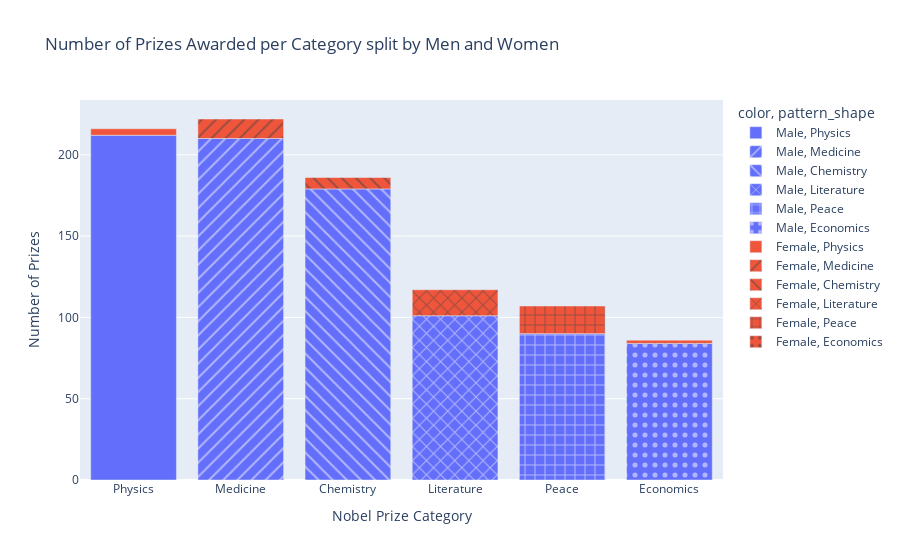

The cell this chart's notebook holds for it:
### Code cell
fig = px.bar(
    x = cat_men_women.category,
    y = cat_men_women.prize,
    color =cat_men_women.sex,
    title = "Number of Prizes Awarded per Category split by Men and Women",
    pattern_shape = cat_men_women.category,
    )

fig.update_layout(
    xaxis_title = "Nobel Prize Category",
    yaxis_title = "Number of Prizes",
    coloraxis_showscale = False,
    )
fig.show()

### Figure 1 — Plotly figure (JSON) as saved in the notebook; plotly's stock layout.template omitted (floating-point values rounded to 4 significant figures)
{"data": [{"alignmentgroup": "True", "hovertemplate": "color=Male<br>pattern_shape=Physics<br>x=%{x}<br>y=%{y}<extra></extra>", "legendgroup": "Male, Physics", "marker": {"color": "#636efa", "pattern": {"shape": ""}}, "name": "Male, Physics", "offsetgroup": "Male, Physics", "orientation": "v", "showlegend": true, "textposition": "auto", "type": "bar", "x": ["Physics"], "xaxis": "x", "y": [212], "yaxis": "y"}, {"alignmentgroup": "True", "hovertemplate": "color=Male<br>pattern_shape=Medicine<br>x=%{x}<br>y=%{y}<extra></extra>", "legendgroup": "Male, Medicine", "marker": {"color": "#636efa", "pattern": {"shape": "/"}}, "name": "Male, Medicine", "offsetgroup": "Male, Medicine", "orientation": "v", "showlegend": true, "textposition": "auto", "type": "bar", "x": ["Medicine"], "xaxis": "x", "y": [210], "yaxis": "y"}, {"alignmentgroup": "True", "hovertemplate": "color=Male<br>pattern_shape=Chemistry<br>x=%{x}<br>y=%{y}<extra></extra>", "legendgroup": "Male, Chemistry", "marker": {"color": "#636efa", "pattern": {"shape": "\\"}}, "name": "Male, Chemistry", "offsetgroup": "Male, Chemistry", "orientation": "v", "showlegend": true, "textposition": "auto", "type": "bar", "x": ["Chemistry"], "xaxis": "x", "y": [179], "yaxis": "y"}, {"alignmentgroup": "True", "hovertemplate": "color=Male<br>pattern_shape=Literature<br>x=%{x}<br>y=%{y}<extra></extra>", "legendgroup": "Male, Literature", "marker": {"color": "#636efa", "pattern": {"shape": "x"}}, "name": "Male, Literature", "offsetgroup": "Male, Literature", "orientation": "v", "showlegend": true, "textposition": "auto", "type": "bar", "x": ["Literature"], "xaxis": "x", "y": [101], "yaxis": "y"}, {"alignmentgroup": "True", "hovertemplate": "color=Male<br>pattern_shape=Peace<br>x=%{x}<br>y=%{y}<extra></extra>", "legendgroup": "Male, Peace", "marker": {"color": "#636efa", "pattern": {"shape": "+"}}, "name": "Male, Peace", "offsetgroup": "Male, Peace", "orientation": "v", "showlegend": true, "textposition": "auto", "type": "bar", "x": ["Peace"], "xaxis": "x", "y": [90], "yaxis": "y"}, {"alignmentgroup": "True", "hovertemplate": "color=Male<br>pattern_shape=Economics<br>x=%{x}<br>y=%{y}<extra></extra>", "legendgroup": "Male, Economics", "marker": {"color": "#636efa", "pattern": {"shape": "."}}, "name": "Male, Economics", "offsetgroup": "Male, Economics", "orientation": "v", "showlegend": true, "textposition": "auto", "type": "bar", "x": ["Economics"], "xaxis": "x", "y": [84], "yaxis": "y"}, {"alignmentgroup": "True", "hovertemplate": "color=Female<br>pattern_shape=Physics<br>x=%{x}<br>y=%{y}<extra></extra>", "legendgroup": "Female, Physics", "marker": {"color": "#EF553B", "pattern": {"shape": ""}}, "name": "Female, Physics", "offsetgroup": "Female, Physics", "orientation": "v", "showlegend": true, "textposition": "auto", "type": "bar", "x": ["Physics"], "xaxis": "x", "y": [4], "yaxis": "y"}, {"alignmentgroup": "True", "hovertemplate": "color=Female<br>pattern_shape=Medicine<br>x=%{x}<br>y=%{y}<extra></extra>", "legendgroup": "Female, Medicine", "marker": {"color": "#EF553B", "pattern": {"shape": "/"}}, "name": "Female, Medicine", "offsetgroup": "Female, Medicine", "orientation": "v", "showlegend": true, "textposition": "auto", "type": "bar", "x": ["Medicine"], "xaxis": "x", "y": [12], "yaxis": "y"}, {"alignmentgroup": "True", "hovertemplate": "color=Female<br>pattern_shape=Chemistry<br>x=%{x}<br>y=%{y}<extra></extra>", "legendgroup": "Female, Chemistry", "marker": {"color": "#EF553B", "pattern": {"shape": "\\"}}, "name": "Female, Chemistry", "offsetgroup": "Female, Chemistry", "orientation": "v", "showlegend": true, "textposition": "auto", "type": "bar", "x": ["Chemistry"], "xaxis": "x", "y": [7], "yaxis": "y"}, {"alignmentgroup": "True", "hovertemplate": "color=Female<br>pattern_shape=Literature<br>x=%{x}<br>y=%{y}<extra></extra>", "legendgroup": "Female, Literature", "marker": {"color": "#EF553B", "pattern": {"shape": "x"}}, "name": "Female, Literature", "offsetgroup": "Female, Literature", "orientation": "v", "showlegend": true, "textposition": "auto", "type": "bar", "x": ["Literature"], "xaxis": "x", "y": [16], "yaxis": "y"}, {"alignmentgroup": "True", "hovertemplate": "color=Female<br>pattern_shape=Peace<br>x=%{x}<br>y=%{y}<extra></extra>", "legendgroup": "Female, Peace", "marker": {"color": "#EF553B", "pattern": {"shape": "+"}}, "name": "Female, Peace", "offsetgroup": "Female, Peace", "orientation": "v", "showlegend": true, "textposition": "auto", "type": "bar", "x": ["Peace"], "xaxis": "x", "y": [17], "yaxis": "y"}, {"alignmentgroup": "True", "hovertemplate": "color=Female<br>pattern_shape=Economics<br>x=%{x}<br>y=%{y}<extra></extra>", "legendgroup": "Female, Economics", "marker": {"color": "#EF553B", "pattern": {"shape": "."}}, "name": "Female, Economics", "offsetgroup": "Female, Economics", "orientation": "v", "showlegend": true, "textposition": "auto", "type": "bar", "x": ["Economics"], "xaxis": "x", "y": [2], "yaxis": "y"}], "layout": {"barmode": "relative", "coloraxis": {"showscale": false}, "legend": {"title": {"text": "color, pattern_shape"}, "tracegroupgap": 0}, "title": {"text": "Number of Prizes Awarded per Category split by Men and Women"}, "xaxis": {"anchor": "y", "domain": [0, 1], "title": {"text": "Nobel Prize Category"}}, "yaxis": {"anchor": "x", "domain": [0, 1], "title": {"text": "Number of Prizes"}}}}
